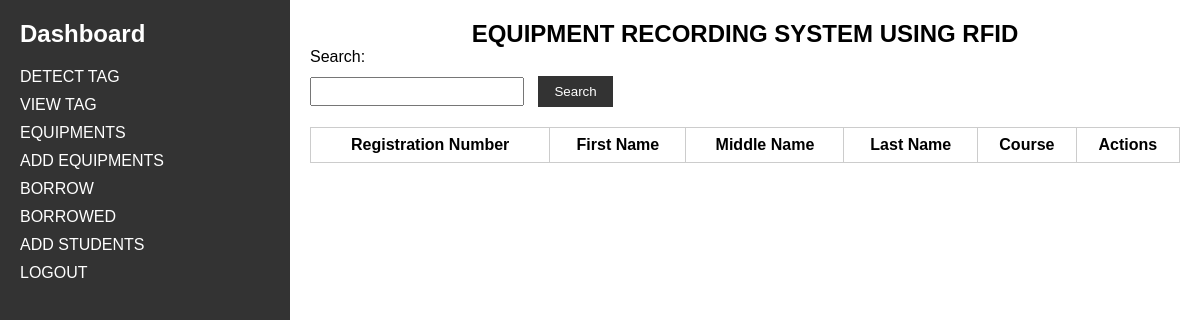
/admin-dashboard (signed in), run on an earlier commit of the app's database.
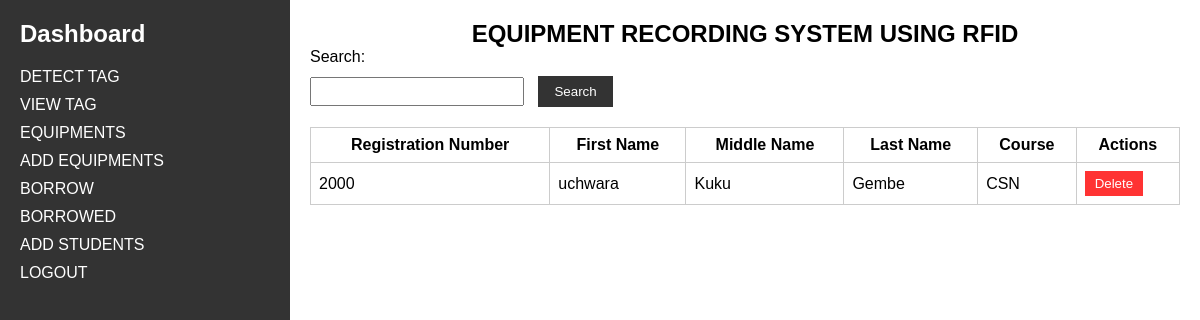
And on a later commit of the database.
### equipments/models.py (models this page shows, shortened)
class Student(models.Model):
    registration_number = models.CharField(max_length=20, unique=True)
    first_name = models.CharField(max_length=50)
    middle_name = models.CharField(max_length=50)
    last_name = models.CharField(max_length=50)
    course = models.CharField(max_length=10)

### equipments/views.py (the view)
# urls.py: path('admin-dashboard', views.admin_dashboard, name='admin-dashboard'),
@login_required
def admin_dashboard(request):
    students = Student.objects.all()
    context = {'students': students}
    return render(request, 'admin_dashboard.html', context)

### equipments/templates/admin_dashboard.html (shortened to what this page needs)
<!DOCTYPE html>
<html>
<head>
</head>
<body>
    <div class="dashboard-container">
        <div class="sidebar">
            <h2>Dashboard</h2>
            <ul>
                <li><a href="{% url 'rfid_detection' %}">DETECT TAG</a></li>
                <li><a href="{% url 'view-tag' %}">VIEW TAG</a></li>
                <li><a href="{% url 'equipment_list' %}">EQUIPMENTS</a></li>
                <li><a href="{% url 'add-equipment' %}">ADD EQUIPMENTS</a></li>
                <li><a href="{% url 'borrow_equipment' %}">BORROW</a></li>
                <li><a href="{% url 'borrowing_list' %}">BORROWED</a></li>
                <li><a href="{% url 'add_student' %}">ADD STUDENTS</a></li>
		<li><a href="{% url 'logout' %}">LOGOUT</a></li>
            </ul>
        </div>
        <div class="content">
            <h2 style="text-align: center;">EQUIPMENT RECORDING SYSTEM USING RFID</h2>
            <div class="search-form">
                <label for="search">Search:</label>
                <input type="text" id="search" name="search">
                <button onclick="search()">Search</button>
            </div>
            <table>
                <thead>
                    <tr>
                        <th>Registration Number</th>
                        <th>First Name</th>
                        <th>Middle Name</th>
                        <th>Last Name</th>
                        <th>Course</th>
                        <th>Actions</th>
                    </tr>
                </thead>
                <tbody>
                    {% for student in students %}
                    <tr>
                        <td>{{ student.registration_number }}</td>
                        <td>{{ student.first_name }}</td>
                        <td>{{ student.middle_name }}</td>
                        <td>{{ student.last_name }}</td>
                        <td>{{ student.course }}</td>
                        <td>
                            <form action="{% url 'delete_student' student.id %}" method="POST" onsubmit="return confirm('Are you sure you want to delete this student?');">
                                <button class="delete-button" type="submit">Delete</button>
                            </form>
                        </td>
                    </tr>
                    {% endfor %}
                </tbody>
            </table>
        </div>
    </div>
</body>
</html>

What changed in the data, as far as the page shows it:
added Student: registration_number "2000", first_name "uchwara", middle_name "Kuku", last_name "Gembe", course "CSN"
